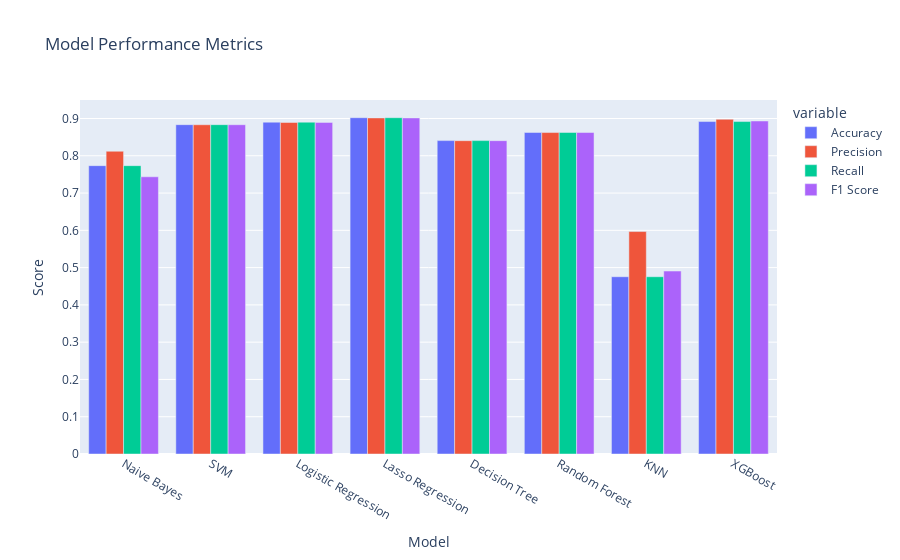

This figure's notebook cell:
### Markdown cell above
#### Plot using Plotly

### Code cell
fig = px.bar(results_fullset, x='Model', y=['Accuracy', 'Precision', 'Recall', 'F1 Score'], title="Model Performance Metrics")
fig.update_layout(barmode='group', xaxis_title="Model", yaxis_title="Score")
fig.show()

### Figure 1 — Plotly figure (JSON) as saved in the notebook; plotly's stock layout.template omitted (floating-point values rounded to 4 significant figures)
{"data": [{"alignmentgroup": "True", "hovertemplate": "variable=Accuracy<br>Model=%{x}<br>value=%{y}<extra></extra>", "legendgroup": "Accuracy", "marker": {"color": "#636efa", "pattern": {"shape": ""}}, "name": "Accuracy", "offsetgroup": "Accuracy", "orientation": "v", "showlegend": true, "textposition": "auto", "type": "bar", "x": ["Naive Bayes", "SVM", "Logistic Regression", "Lasso Regression", "Decision Tree", "Random Forest", "KNN", "XGBoost"], "xaxis": "x", "y": [0.7735, 0.8835, 0.8902, 0.9021, 0.8407, 0.8626, 0.4755, 0.8918], "yaxis": "y"}, {"alignmentgroup": "True", "hovertemplate": "variable=Precision<br>Model=%{x}<br>value=%{y}<extra></extra>", "legendgroup": "Precision", "marker": {"color": "#EF553B", "pattern": {"shape": ""}}, "name": "Precision", "offsetgroup": "Precision", "orientation": "v", "showlegend": true, "textposition": "auto", "type": "bar", "x": ["Naive Bayes", "SVM", "Logistic Regression", "Lasso Regression", "Decision Tree", "Random Forest", "KNN", "XGBoost"], "xaxis": "x", "y": [0.8122, 0.8833, 0.8893, 0.9016, 0.8405, 0.8623, 0.5967, 0.898], "yaxis": "y"}, {"alignmentgroup": "True", "hovertemplate": "variable=Recall<br>Model=%{x}<br>value=%{y}<extra></extra>", "legendgroup": "Recall", "marker": {"color": "#00cc96", "pattern": {"shape": ""}}, "name": "Recall", "offsetgroup": "Recall", "orientation": "v", "showlegend": true, "textposition": "auto", "type": "bar", "x": ["Naive Bayes", "SVM", "Logistic Regression", "Lasso Regression", "Decision Tree", "Random Forest", "KNN", "XGBoost"], "xaxis": "x", "y": [0.7735, 0.8835, 0.8902, 0.9021, 0.8407, 0.8626, 0.4755, 0.8918], "yaxis": "y"}, {"alignmentgroup": "True", "hovertemplate": "variable=F1 Score<br>Model=%{x}<br>value=%{y}<extra></extra>", "legendgroup": "F1 Score", "marker": {"color": "#ab63fa", "pattern": {"shape": ""}}, "name": "F1 Score", "offsetgroup": "F1 Score", "orientation": "v", "showlegend": true, "textposition": "auto", "type": "bar", "x": ["Naive Bayes", "SVM", "Logistic Regression", "Lasso Regression", "Decision Tree", "Random Forest", "KNN", "XGBoost"], "xaxis": "x", "y": [0.7436, 0.8833, 0.8896, 0.9016, 0.8406, 0.8624, 0.4908, 0.8933], "yaxis": "y"}], "layout": {"barmode": "group", "legend": {"title": {"text": "variable"}, "tracegroupgap": 0}, "title": {"text": "Model Performance Metrics"}, "xaxis": {"anchor": "y", "domain": [0, 1], "title": {"text": "Model"}}, "yaxis": {"anchor": "x", "domain": [0, 1], "title": {"text": "Score"}}}}
